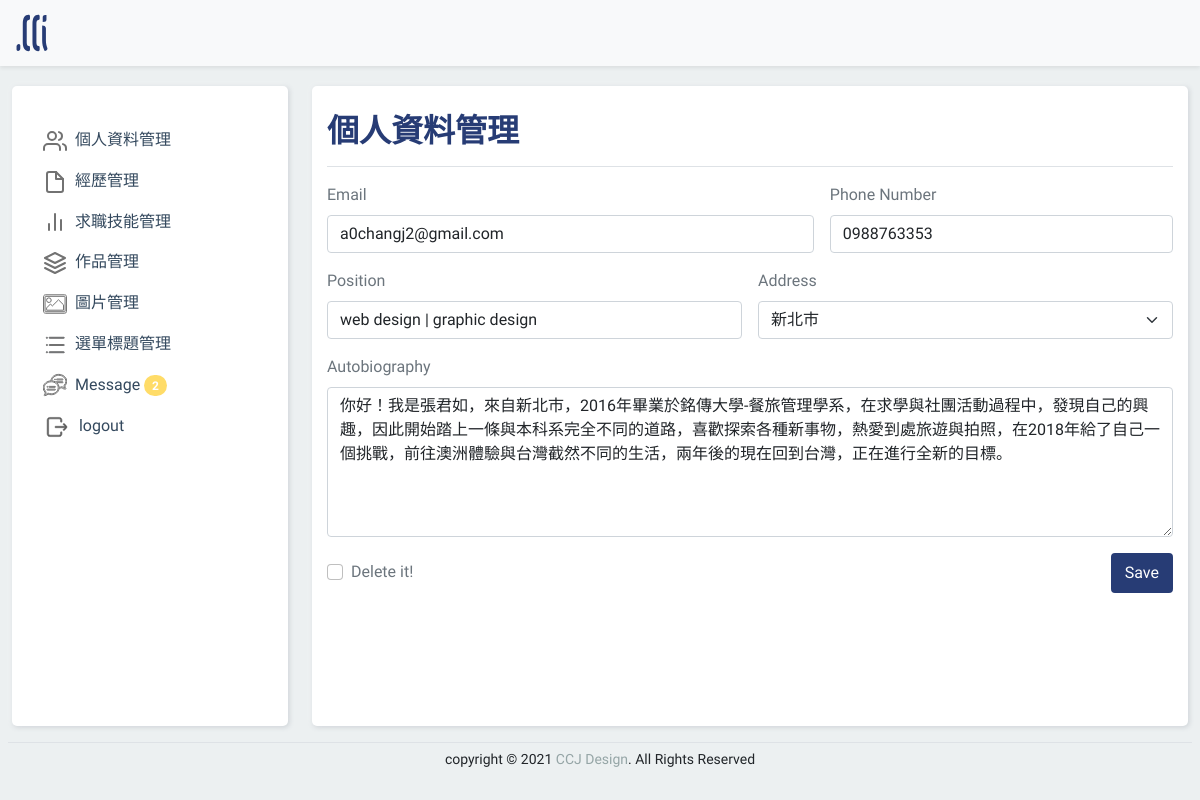
Before: /backend.php?do=resume_info (signed in) with the older database file.
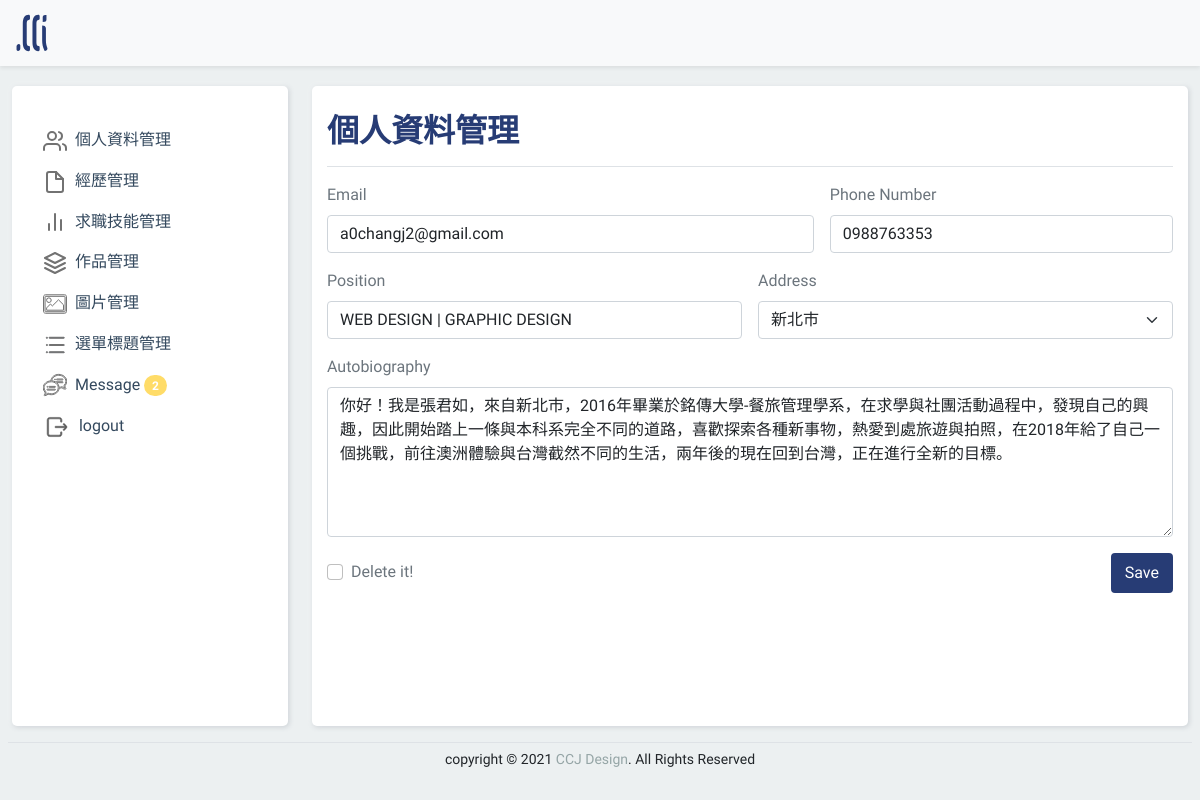
After: the same page with the newer database file.
### tables this page shows
CREATE TABLE `resume_info` (
  `id` int(10) UNSIGNED NOT NULL,
  `tel` varchar(10) NOT NULL,
  `addr` text NOT NULL,
  `email` text NOT NULL,
  `position` text NOT NULL,
  `intro` text NOT NULL
);

### base.php (called while the page is built, shortened)
<?php
$tstr=[
  'resume_info'=>'個人資料管理',
  'resume_exp'=>'經歷管理',
  'resume_jobskill'=>'求職技能管理',
  'resume_mywork'=>'作品集管理',
  'resume_pic'=>'圖片管理 ',
  'resume_menu'=>'選單管理',
  'resume_message'=>'Message'
];
?>

### backend/resume_info.php (the view, shortened to what this page needs)
<?php
$sql="select * from {$do}";
$rows=$pdo->query($sql)->fetchAll();
?>
<form action="./api/edit.php" method="post">
  <div class="d-flex justify-content-between pt-3 pb-2 mb-3 border-bottom">
    <h2 class="title"><?=$tstr[$do];?></h2>
  </div>
  <div class="row g-3 text-muted">
    <?php foreach($rows as $row){ ?>
    <div class="col-md-7">
      <label for="infoEmail" class="form-label">Email</label>
      <input class="form-control" id="infoEmail" type="email" name="email" value="<?=$row['email'];?>">
    </div>
    <div class="col-md-5">
      <label for="infoTel" class="form-label">Phone Number</label>
      <input class="form-control" id="infoTel" type="text" name="tel" value="<?=$row['tel'];?>">
    </div>
    <div class="col-6">
      <label for="infoPosition" class="form-label">Position</label>
      <input class="form-control" id="infoPosition" type="text" name="position" value="<?=$row['position'];?>">
    </div>
    <div class="col-6">
      <label for="infoAddress" class="form-label">Address</label>
      <select select name="addr" id="infoAddress" class="form-select">
        <option value="新北市" <?=($row['addr']=='新北市')?'selected':'';?>>新北市</option>
      </select>
    </div>
    <div class="col-md-12">
      <label for="infoIntro" class="form-label">Autobiography</label>
      <textarea type="text" class="form-control" id="infoIntro" name="intro" style="height:150px;"><?=$row['intro'];?></textarea>
    </div>
    <div class="col-12 d-flex align-items-center justify-content-between">
      <div class="form-check">
        <input class="form-check-input" type="checkbox" id="infoDel" name="del[]" value="<?=$row['id'];?>">
        <label class="form-check-label" for="infoDel">
          Delete it!
        </label>
      </div>
      <?php  }
      if(!empty($row)){ ?>
    <div>
      <button type="submit" class="btn saveBtn">Save</button>
    </div>
    <?php } ?>
    </div>
  </div>
</form>

### backend.php (shortened to what this page needs)
<?php
include_once "base.php";
if(empty($_SESSION['login'])){
  echo "你沒有使用權限，";
  echo "<a href='index.php'>請登入</a>";
  exit();
}else{
?>
<!DOCTYPE html>
<html lang="en">
<head>
  <link rel="stylesheet" href="./css/bootstrap.min.css">
  <link rel="stylesheet" href="./css/backendstyle.css">
</head>
<body>
  <header class="navbar navbar-light bg-light shadow-sm fixed-top">
    <div class="container-fluid">
      <a class="navbar-brand" href="index.php">
        <img src="./img/logo.svg" width="40px" class="d-inline-block ">
      </a>
    </div>
  </header>
  <section class="container-fluid ">
    <div class="row">
      <nav id="sidebarMenu" class="col-md-4 col-lg-3 d-md-block sidebar collapse my-3" style="">
        <div class="part h-100">
          <div class="position-sticky pt-4 ">
            <ul class="nav flex-column">
              <li class="nav-item ">
                <a class="nav-link" href="?do=resume_info">
                  個人資料管理
                </a>
              </li>
              <li class="nav-item">
                <a class="nav-link" href="?do=resume_exp">
                  經歷管理
                </a>
              </li>
              <li class="nav-item">
                <a class="nav-link" href="?do=resume_jobskill">
                  求職技能管理
                </a>
              </li>
              <li class="nav-item">
                <a class="nav-link" href="?do=resume_mywork">
                  作品管理
                </a>
              </li>
              <li class="nav-item">
                <a class="nav-link" href="?do=resume_pic">
                  圖片管理
                </a>
              </li>
              <li class="nav-item">
                <a class="nav-link" href="?do=resume_menu">
                  選單標題管理
                </a>
              </li>
              <li class="nav-item">
                <a class="nav-link" href="?do=resume_message">
                  Message
                  <span class="badge rounded-pill">
                    <?php
                  echo $pdo->query("select count(*) from `resume_message` where `sh`='0'")->fetchColumn();
                  ?>
                  </span>
                </a>
              </li>
              <li class="nav-item">
                <a class="nav-link" href="api/logout.php">
                  logout
                </a>
              </li>
            </ul>
          </div>
        </div>
      </nav>
      <main class="d-flex flex-column col-md-8 col-lg-9 my-3">
        <div class="part h-100">
          <?php
        $do=(isset($_GET['do']))?$_GET['do']:'resume_message';
        $file="./backend/".$do.".php";
        if(file_exists($file)){
          include $file;
        }else{
          include "./backend/resume_message.php";
        }
        ?>
        </div>
    </div>
  </section>
  <footer class=" text-center border-top py-1 mx-2 " style="transform:translateY(70px);">
    <small>
      copyright &copy; 2021 <span style="color: #95a5a6;">CCJ Design</span>. All Rights Reserved
    </small>
  </footer>
</body>
</html>
<?php };?>

### css/backendstyle.css (style rules this page uses)
body { background-color: #ecf0f1; font-family: 'Ubuntu', sans-serif; margin: 0; box-sizing: border-box; }
.title { color: #273c75; font-weight: 600; }
.saveBtn { border:2px solid #273c75; background-color: #273c75; color: #fff; }
#sidebarMenu,main { transform: translateY(70px); }
@media (min-width: 767.98px) { .sidebar,main { height: 80vh; } }
@media (min-width: 767.98px) { .part { overflow-y: auto; } }
.sidebar .nav-link { font-weight: 500; color: #34495e; }
.sidebar .nav-link .feather { margin-right: 4px; color: #727272; }
.rounded-pill { background-color: #ffdc68; }
.part { padding: 10px 15px; border-radius: 5px; background: #fff; box-shadow: -1px -1px 7px #ffffff73, 1px 1px 5px rgba(94,104,121,0.288); }

Changed rows visible on the page:
changed resume_info "a0changj2@gmail.com": position "web design | graphic design" → "WEB DESIGN | GRAPHIC DESIGN"
